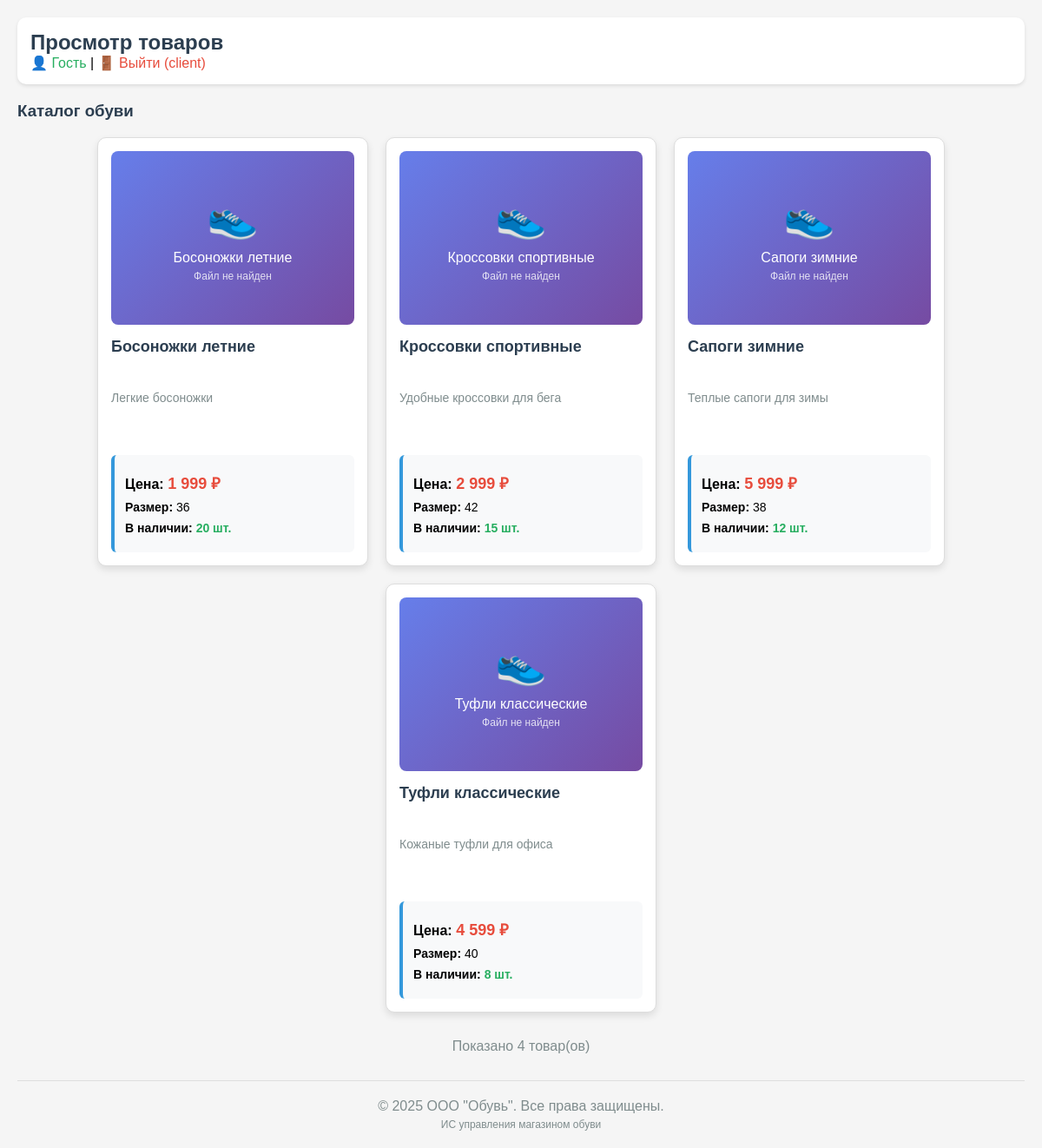
Page /obuv_shop/products.php (signed in) on the committed database.
### tables this page shows
CREATE TABLE `products` (
  `id` int(11) NOT NULL,
  `name` varchar(255) NOT NULL,
  `description` text,
  `price` decimal(10,2) NOT NULL,
  `size` int(11) DEFAULT NULL,
  `quantity` int(11) DEFAULT '0',
  `image_path` varchar(255) DEFAULT NULL
);

### obuv_shop/products.php (the view, shortened to what this page needs)
<?php
include 'config.php';
$is_guest = isset($_GET['guest']) && $_GET['guest'] == 'true';
$user_role = $is_guest ? 'guest' : ($_SESSION['role'] ?? 'guest');
?>
<!DOCTYPE html>
<html lang="ru">
<head>
</head>
<body>
    <div class="nav">
        <?php if ($is_guest || $user_role == 'client'): ?>
            <h2 style="color: #2c3e50; margin: 0;">Просмотр товаров</h2>
        <?php elseif ($user_role == 'manager'): ?>
            <h2 style="color: #2c3e50; margin: 0;">Панель менеджера</h2>
            <a href="orders.php" style="color: #3498db; text-decoration: none;">📋 Просмотр заказов</a> |
        <?php elseif ($user_role == 'admin'): ?>
            <h2 style="color: #2c3e50; margin: 0;">Панель администратора</h2>
            <a href="admin_products.php" style="color: #3498db; text-decoration: none;">🛍️ Управление товарами</a> |
            <a href="admin_orders.php" style="color: #3498db; text-decoration: none;">📦 Управление заказами</a> |
        <?php endif; ?>
        <a href="products.php?guest=true" style="color: #27ae60; text-decoration: none;">👤 Гость</a> |
        <?php if (!$is_guest): ?>
            <a href="logout.php" style="color: #e74c3c; text-decoration: none;">🚪 Выйти (<?= $_SESSION['login'] ?>)</a>
        <?php else: ?>
            <a href="login.php" style="color: #3498db; text-decoration: none;">🔑 Войти</a>
        <?php endif; ?>
    </div>
    <h3 style="color: #2c3e50;">Каталог обуви</h3>
    <?php
    $sql = "SELECT * FROM products WHERE 1=1";
    $params = [];
    if ($user_role == 'manager' || $user_role == 'admin') {
        $sort = $_GET['sort'] ?? 'name_asc';
        switch ($sort) {
            case 'name_desc': $sql .= " ORDER BY name DESC"; break;
            case 'price_asc': $sql .= " ORDER BY price ASC"; break;
            case 'price_desc': $sql .= " ORDER BY price DESC"; break;
            default: $sql .= " ORDER BY name ASC"; break;
        }
    } else {
        $sql .= " ORDER BY name ASC";
    }
    $stmt = $pdo->prepare($sql);
    $stmt->execute($params);
    $products = $stmt->fetchAll();
    ?>
    <div style="display: flex; flex-wrap: wrap; gap: 20px; justify-content: center;">
        <?php if (empty($products)): ?>
            <div style="text-align: center; padding: 40px; color: #7f8c8d;">
                <h3>Товары не найдены</h3>
                <p>Попробуйте изменить параметры поиска</p>
            </div>
        <?php else: ?>
            <?php foreach ($products as $product): ?>
            <div class="product" style="border: 1px solid #ddd; border-radius: 10px; padding: 15px; width: 280px; background: white; box-shadow: 0 4px 8px rgba(0,0,0,0.1); transition: transform 0.2s;">
                <div class="product-image" style="margin-bottom: 15px; text-align: center;">
                    <?php
                    $image_path = $product['image_path'];
                    ?>
                    <?php if (!empty($image_path) && file_exists($_SERVER['DOCUMENT_ROOT'] . '/' . ltrim($image_path, '/'))): ?>
                        <img src="<?= $image_path ?>"
                             alt="<?= htmlspecialchars($product['name']) ?>"
                             style="width: 100%; height: 200px; object-fit: cover; border-radius: 8px; border: 1px solid #eee;">
                    <?php else: ?>
                        <div style="width: 100%; height: 200px; background: linear-gradient(135deg, #667eea 0%, #764ba2 100%); border-radius: 8px; display: flex; flex-direction: column; align-items: center; justify-content: center; color: white; font-size: 16px;">
                            <div style="font-size: 48px; margin-bottom: 10px;">👟</div>
                            <div><?= htmlspecialchars($product['name']) ?></div>
                            <div style="font-size: 12px; margin-top: 5px; opacity: 0.8;">
                                <?= $image_path ? 'Файл не найден' : 'Нет изображения' ?>
                            </div>
                        </div>
                    <?php endif; ?>
                </div>
                <h4 style="margin: 0 0 10px 0; color: #2c3e50; font-size: 18px; min-height: 50px;"><?= htmlspecialchars($product['name']) ?></h4>
                <p style="color: #7f8c8d; font-size: 14px; margin: 0 0 15px 0; line-height: 1.4; min-height: 60px;"><?= htmlspecialchars($product['description']) ?></p>
                <div style="background: #f8f9fa; padding: 12px; border-radius: 6px; border-left: 4px solid #3498db;">
                    <p style="margin: 8px 0; font-size: 16px;">
                        <strong>Цена:</strong>
                        <span style="color: #e74c3c; font-weight: bold; font-size: 18px;"><?= number_format($product['price'], 0, '', ' ') ?> ₽</span>
                    </p>
                    <p style="margin: 8px 0; font-size: 14px;"><strong>Размер:</strong> <?= $product['size'] ?></p>
                    <p style="margin: 8px 0; font-size: 14px;">
                        <strong>В наличии:</strong>
                        <span style="color: <?= $product['quantity'] > 0 ? '#27ae60' : '#e74c3c' ?>; font-weight: bold;">
                            <?= $product['quantity'] ?> шт.
                        </span>
                    </p>
                </div>
            </div>
            <?php endforeach; ?>
        <?php endif; ?>
    </div>
    <?php if (!empty($products)): ?>
    <div style="text-align: center; margin-top: 30px; color: #7f8c8d;">
        <p>Показано <?= count($products) ?> товар(ов)</p>
    </div>
    <?php endif; ?>
    <div style="text-align: center; margin-top: 30px; padding-top: 20px; border-top: 1px solid #ddd;">
        <p style="margin: 0; color: #7f8c8d;">&copy; 2025 ООО "Обувь". Все права защищены.</p>
        <p style="margin: 5px 0 0 0; color: #7f8c8d; font-size: 12px;">ИС управления магазином обуви</p>
    </div>
</body>
</html>

### obuv_shop/products.php (style rules this page uses)
body { font-family: Arial, sans-serif; max-width: 1200px; margin: 0 auto; padding: 20px; background-color: #f5f5f5; }
.nav { margin-bottom: 20px; padding: 15px; background: #ffffff; border-radius: 10px; box-shadow: 0 2px 4px rgba(0,0,0,0.1); }

### rows in the picture
products: name "Босоножки летние", shows "Файл не найден", description "Легкие босоножки", price "1 999", size "36", quantity "20"
products: name "Кроссовки спортивные", shows "Файл не найден", description "Удобные кроссовки для бега", price "2 999", size "42", quantity "15"
products: name "Сапоги зимние", image_path "Файл не найден", description "Теплые сапоги для зимы", price "5 999", size "38", quantity "12"
products: name "Туфли классические", image_path "Файл не найден", description "Кожаные туфли для офиса", price "4 599", size "40", quantity "8"

### other values in the picture
$_SESSION['login'] "client"
count($products) "4"
